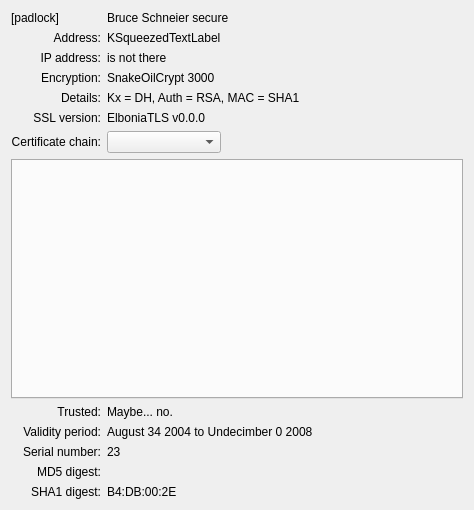
<?xml version="1.0" encoding="UTF-8"?>
<ui version="4.0">
 <class>SslInfo</class>
 <widget class="QWidget" name="SslInfo">
  <property name="geometry">
   <rect>
    <x>0</x>
    <y>0</y>
    <width>474</width>
    <height>510</height>
   </rect>
  </property>
  <layout class="QGridLayout">
   <item row="0" column="0">
    <widget class="QLabel" name="encryptionIndicator">
     <property name="text">
      <string>[padlock]</string>
     </property>
    </widget>
   </item>
   <item row="0" column="1" colspan="2">
    <widget class="QLabel" name="explanation">
     <property name="text">
      <string notr="true">Bruce Schneier secure</string>
     </property>
     <property name="textInteractionFlags">
      <set>Qt::TextSelectableByMouse</set>
     </property>
    </widget>
   </item>
   <item row="1" column="0">
    <widget class="QLabel" name="addressTag">
     <property name="text">
      <string comment="Web page address">Address:</string>
     </property>
     <property name="alignment">
      <set>Qt::AlignRight|Qt::AlignTrailing|Qt::AlignVCenter</set>
     </property>
    </widget>
   </item>
   <item row="1" column="1">
    <widget class="KSqueezedTextLabel" name="address">
     <property name="text">
      <string notr="true">KSqueezedTextLabel</string>
     </property>
     <property name="textInteractionFlags">
      <set>Qt::TextSelectableByMouse</set>
     </property>
    </widget>
   </item>
   <item row="2" column="0">
    <widget class="QLabel" name="ipTag">
     <property name="text">
      <string>IP address:</string>
     </property>
     <property name="alignment">
      <set>Qt::AlignRight|Qt::AlignTrailing|Qt::AlignVCenter</set>
     </property>
    </widget>
   </item>
   <item row="2" column="1">
    <widget class="QLabel" name="ip">
     <property name="text">
      <string notr="true">is not there</string>
     </property>
     <property name="textInteractionFlags">
      <set>Qt::TextSelectableByMouse</set>
     </property>
    </widget>
   </item>
   <item row="3" column="0">
    <widget class="QLabel" name="encryptionTag">
     <property name="text">
      <string>Encryption:</string>
     </property>
     <property name="alignment">
      <set>Qt::AlignRight|Qt::AlignTrailing|Qt::AlignVCenter</set>
     </property>
    </widget>
   </item>
   <item row="3" column="1" colspan="2">
    <widget class="QLabel" name="encryption">
     <property name="text">
      <string notr="true">SnakeOilCrypt 3000</string>
     </property>
     <property name="textInteractionFlags">
      <set>Qt::TextSelectableByMouse</set>
     </property>
    </widget>
   </item>
   <item row="4" column="0">
    <widget class="QLabel" name="detailsTag">
     <property name="text">
      <string>Details:</string>
     </property>
     <property name="alignment">
      <set>Qt::AlignRight|Qt::AlignTrailing|Qt::AlignVCenter</set>
     </property>
    </widget>
   </item>
   <item row="4" column="1" colspan="2">
    <widget class="QLabel" name="details">
     <property name="text">
      <string notr="true">Kx = DH, Auth = RSA, MAC = SHA1</string>
     </property>
     <property name="textInteractionFlags">
      <set>Qt::TextSelectableByMouse</set>
     </property>
    </widget>
   </item>
   <item row="5" column="0">
    <widget class="QLabel" name="sslVersionTag">
     <property name="text">
      <string>SSL version:</string>
     </property>
     <property name="alignment">
      <set>Qt::AlignRight|Qt::AlignTrailing|Qt::AlignVCenter</set>
     </property>
    </widget>
   </item>
   <item row="5" column="1">
    <widget class="QLabel" name="sslVersion">
     <property name="text">
      <string notr="true">ElboniaTLS v0.0.0</string>
     </property>
     <property name="textInteractionFlags">
      <set>Qt::TextSelectableByMouse</set>
     </property>
    </widget>
   </item>
   <item row="6" column="0">
    <widget class="QLabel" name="certSelectorTag">
     <property name="text">
      <string>Certificate chain:</string>
     </property>
     <property name="alignment">
      <set>Qt::AlignRight|Qt::AlignTrailing|Qt::AlignVCenter</set>
     </property>
    </widget>
   </item>
   <item row="6" column="1">
    <widget class="QComboBox" name="certSelector"/>
   </item>
   <item row="6" column="2">
    <spacer>
     <property name="orientation">
      <enum>Qt::Horizontal</enum>
     </property>
     <property name="sizeHint" stdset="0">
      <size>
       <width>239</width>
       <height>16</height>
      </size>
     </property>
    </spacer>
   </item>
   <item row="7" column="0" colspan="3">
    <widget class="QTabWidget" name="certParties"/>
   </item>
   <item row="8" column="0">
    <widget class="QLabel" name="trustedTag">
     <property name="text">
      <string>Trusted:</string>
     </property>
     <property name="alignment">
      <set>Qt::AlignRight|Qt::AlignTrailing|Qt::AlignVCenter</set>
     </property>
    </widget>
   </item>
   <item row="8" column="1">
    <widget class="QLabel" name="trusted">
     <property name="text">
      <string notr="true">Maybe... no.</string>
     </property>
     <property name="textInteractionFlags">
      <set>Qt::TextSelectableByMouse</set>
     </property>
    </widget>
   </item>
   <item row="9" column="0">
    <widget class="QLabel" name="validityPeriodTag">
     <property name="text">
      <string>Validity period:</string>
     </property>
     <property name="alignment">
      <set>Qt::AlignRight|Qt::AlignTrailing|Qt::AlignVCenter</set>
     </property>
    </widget>
   </item>
   <item row="9" column="1" colspan="2">
    <widget class="QLabel" name="validityPeriod">
     <property name="text">
      <string notr="true">August 34 2004 to Undecimber 0 2008</string>
     </property>
     <property name="textInteractionFlags">
      <set>Qt::TextSelectableByMouse</set>
     </property>
    </widget>
   </item>
   <item row="10" column="0">
    <widget class="QLabel" name="serialTag">
     <property name="text">
      <string>Serial number:</string>
     </property>
     <property name="alignment">
      <set>Qt::AlignRight|Qt::AlignTrailing|Qt::AlignVCenter</set>
     </property>
    </widget>
   </item>
   <item row="10" column="1">
    <widget class="QLabel" name="serial">
     <property name="text">
      <string notr="true">23</string>
     </property>
     <property name="textInteractionFlags">
      <set>Qt::TextSelectableByMouse</set>
     </property>
    </widget>
   </item>
   <item row="11" column="0">
    <widget class="QLabel" name="digestTag">
     <property name="text">
      <string>MD5 digest:</string>
     </property>
     <property name="alignment">
      <set>Qt::AlignRight|Qt::AlignTrailing|Qt::AlignVCenter</set>
     </property>
    </widget>
   </item>
   <item row="11" column="1">
    <widget class="QLabel" name="digest">
     <property name="text">
      <string/>
     </property>
     <property name="textInteractionFlags">
      <set>Qt::TextSelectableByMouse</set>
     </property>
    </widget>
   </item>
   <item row="12" column="0">
    <widget class="QLabel" name="sha1DigestTag">
     <property name="text">
      <string>SHA1 digest:</string>
     </property>
     <property name="alignment">
      <set>Qt::AlignRight|Qt::AlignTrailing|Qt::AlignVCenter</set>
     </property>
    </widget>
   </item>
   <item row="12" column="1">
    <widget class="QLabel" name="sha1Digest">
     <property name="text">
      <string notr="true">B4:DB:00:2E</string>
     </property>
     <property name="textInteractionFlags">
      <set>Qt::TextSelectableByMouse</set>
     </property>
    </widget>
   </item>
  </layout>
 </widget>
 <customwidgets>
  <customwidget>
   <class>KSqueezedTextLabel</class>
   <extends>QLabel</extends>
   <header>ksqueezedtextlabel.h</header>
  </customwidget>
 </customwidgets>
 <resources/>
 <connections/>
</ui>
